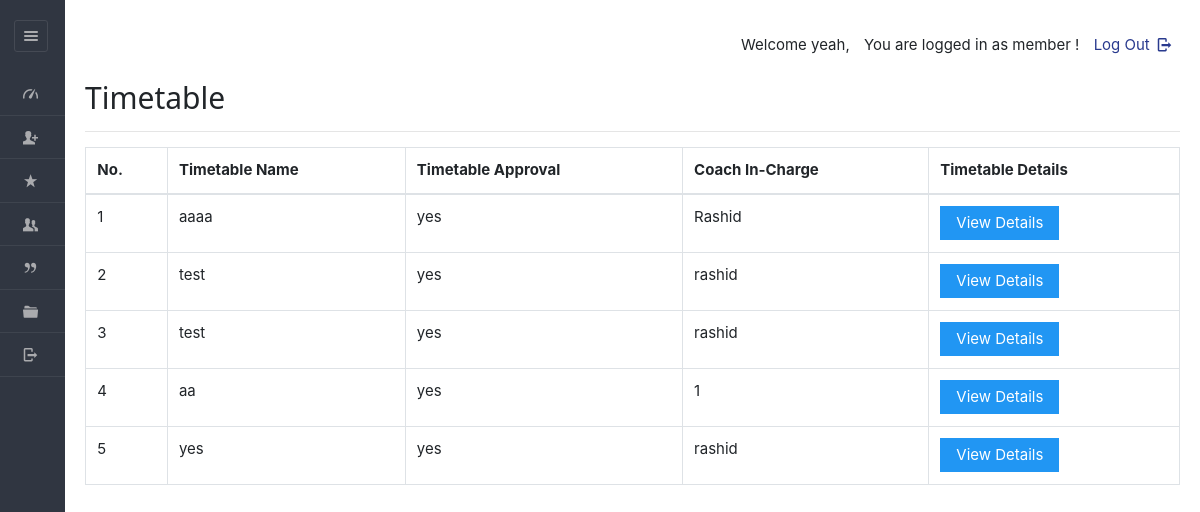
Page /dashboard/admin/viewroutine.php (signed in) on the earlier database version.
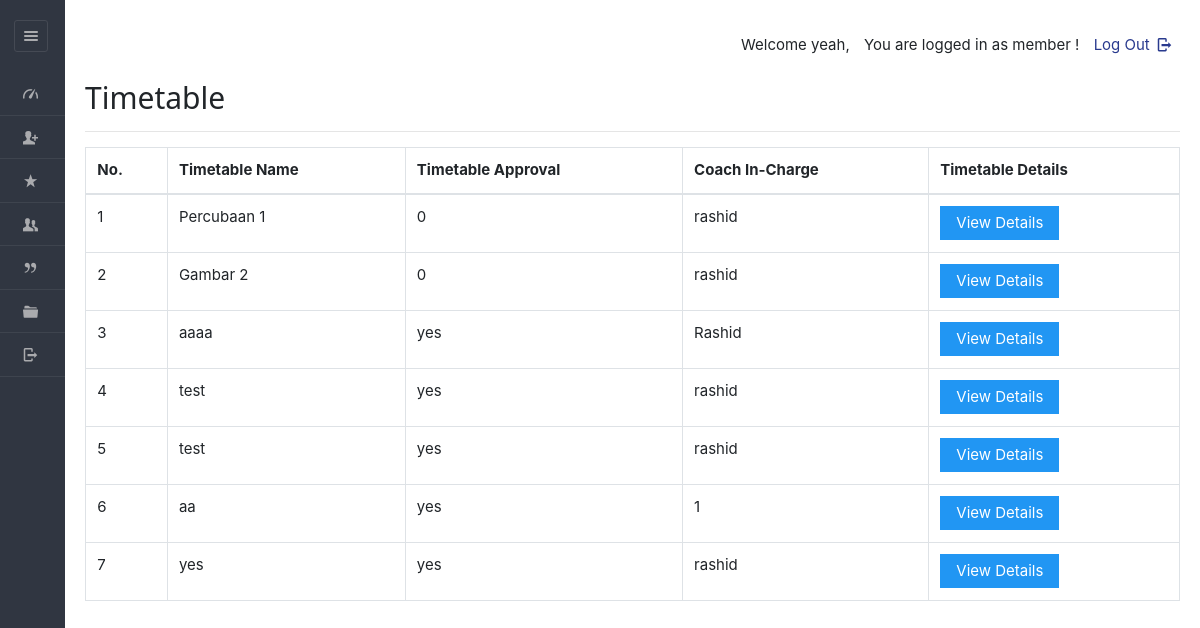
Same page on the later database version.
### tables this page shows
CREATE TABLE IF NOT EXISTS `sports_timetable` (
  `tid` varchar(45) NOT NULL,
  `planid` varchar(50) DEFAULT NULL,
  `staffid` varchar(50) DEFAULT NULL,
  `tname` varchar(45) NOT NULL,
  `hasApproved` varchar(10) NOT NULL,
  PRIMARY KEY (`tid`)
);

### dashboard/admin/viewroutine.php (the view, shortened to what this page needs)
<!DOCTYPE html>
<html lang="en">
<head>
	<link rel="stylesheet" href="../../css/style.css"  id="style-resource-5">
    <link rel="stylesheet" href="../../css/dashMain.css">
    <link rel="stylesheet" type="text/css" href="../../css/entypo.css">
	<link href="a1style.css" rel="stylesheet" type="text/css">
	<link rel="stylesheet" href="../../css/bootstrap.min.css">
	<link rel="stylesheet" href="../../css/dashboard/sidebar.css">
</head>
     <body class="page-body  page-fade" onload="collapseSidebar()">
    	<div class="page-container sidebar-collapsed" id="navbarcollapse">
		<div class="sidebar-menu">
			<header class="logo-env">
					<div class="sidebar-collapse" onclick="collapseSidebar()">
				<a href="#" class="sidebar-collapse-icon with-animation">
					<i class="entypo-menu"></i>
				</a>
			</div>
			</header>
    		<?php include('nav.php'); ?>
    	</div>
    		<div class="main-content">
				<div class="row">
					<div class="col-md-6 col-sm-8 clearfix">
					</div>
					<div class="col-md-6 col-sm-4 clearfix hidden-xs">
						<ul class="list-inline links-list pull-right">
							<li>
								<a href="logout.php">
									Log Out <i class="entypo-logout right"></i>
								</a>
							</li>
						</ul>
					</div>
				</div>
			<h2>Timetable</h2>
		<hr />
		<table class="table table-bordered datatable" id="table-1" border=1>
				<tr>
					<th>No.</th>
					<th>Timetable Name</th>
					<th>Timetable Approval</th>
					<th>Coach In-Charge</th>
					<th>Timetable Details</th>
				</tr>
				<tbody>
				<?php
					$query  = "select * from sports_timetable";
					$result = mysqli_query($con, $query);
					$sno    = 1;
					if (mysqli_affected_rows($con) != 0)
					{
					    while ($row = mysqli_fetch_array($result, MYSQLI_ASSOC))
						{
					                echo "<tr><td>".$sno."</td>";
					                echo "<td>" . $row['tname'] . "</td>";
									echo "<td>" . $row['hasApproved'] . "</td>";
									echo "<td>" . $row['staffid'] . "</td>";
					                $sno++;
					              echo '<td><a href="viewdetailroutine.php?id='.$row['tid'].'"><input type="button" class="a1-btn a1-blue" value="View Details" ></a></td></tr>';
					    }
					}
					?>
				</tbody>
		</table>
    	</div>
    </body>
</html>

Differences in the rows shown:
added sports_timetable: tname "Percubaan 1", hasApproved "0", staffid "rashid"
added sports_timetable: tname "Gambar 2", hasApproved "0", staffid "rashid"
